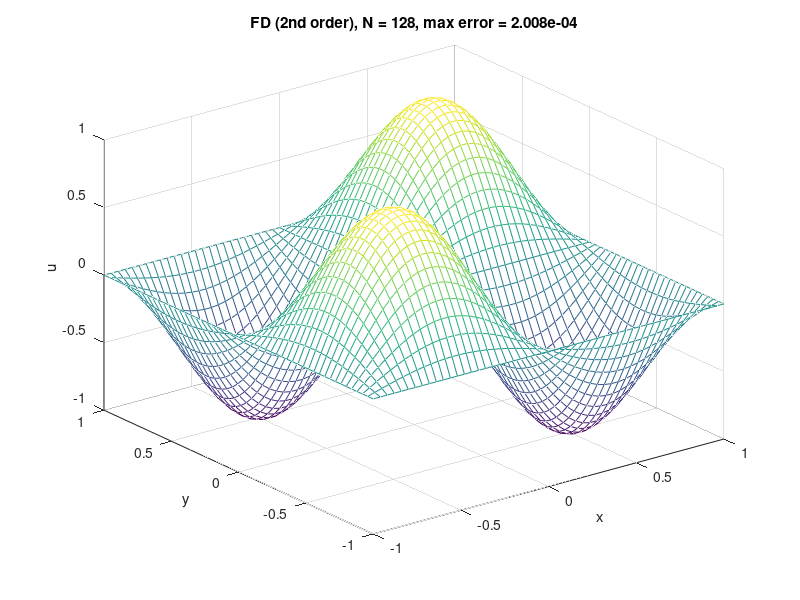

Here is the MATLAB script that generated this plot:
%% 2D Poisson on [-1,1]^2 with homogeneous Dirichlet BC
% Second-order finite-difference counterpart of figure_16.m (same problem and exact solution).
% Written with the assistance of a generative AI tool.

N = 128;                 % number of subintervals in each direction
h = 2/N;
x = (-1:h:1)';           % (N+1) points
y = x;

% interior grid (exclude boundary)
xi = x(2:N);
yi = y(2:N);
[XXi,YYi] = meshgrid(xi, yi);

% RHS for Δu = f
f = -2*pi^2 * sin(pi*XXi) .* sin(pi*YYi);
f = f(:);                % vectorise, length (N-1)^2

% 1D second-derivative FD matrix on interior points: size (N-1)x(N-1)
e  = ones(N-1,1);
T  = spdiags([e -2*e e], [-1 0 1], N-1, N-1) / h^2;   % approximates d^2/dx^2

I  = speye(N-1);
A  = kron(I, T) + kron(T, I);     % approximates Δ = dxx + dyy

% solve
u = A \ f;

% reshape back to grid (including boundaries)
uu = zeros(N+1, N+1);
uu(2:N, 2:N) = reshape(u, N-1, N-1);

% exact solution on grid
[XX,YY] = meshgrid(x,y);
u_exact = sin(pi*XX) .* sin(pi*YY);

% max error on grid points
err = max(abs(uu(:) - u_exact(:)));

% plot (uniform grid -> interp2 cubic is fine)
[xxx,yyy] = meshgrid(-1:0.04:1, -1:0.04:1);
uuu = interp2(XX,YY,uu,xxx,yyy,"cubic");

mesh(xxx,yyy,uuu),
xlabel x, ylabel y, zlabel u
title(sprintf('FD (2nd order), N = %d, max error = %.3e', N, err))
